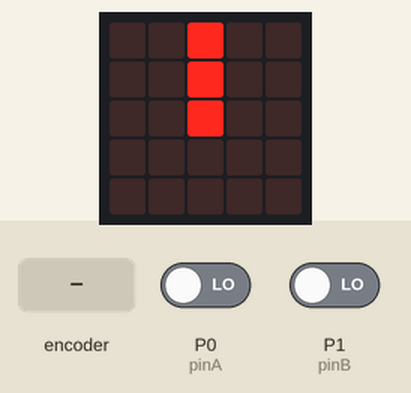
Simulated run of this program. Board: BBC micro:bit running MicroPython. Parts: the board's 5×5 LED display. Inputs (shaded band) come from the test bench; at power-on: P0 (pinA) LOW, P1 (pinB) LOW.

Above: at 1.2 s.
1.3 s: rotary encoder on P0 (pinA) / P1 (pinB) turned 3 steps (first pin leading)
At 1.42 s:
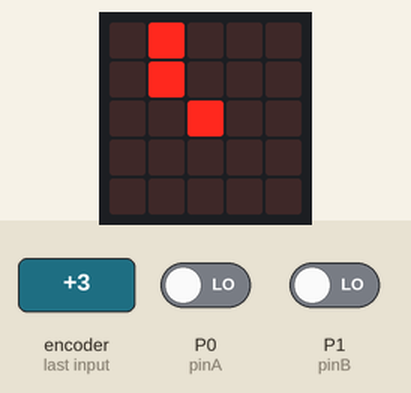
At 2.8 s:
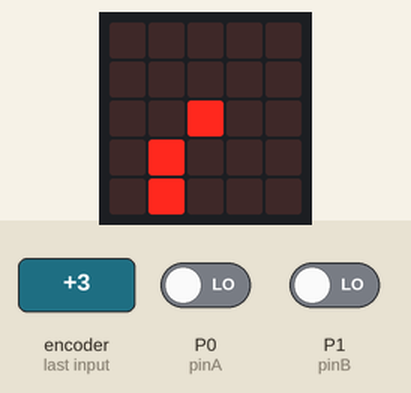
3.4 s: rotary encoder on P0 (pinA) / P1 (pinB) turned 3 steps (first pin leading)
At 4.4 s:
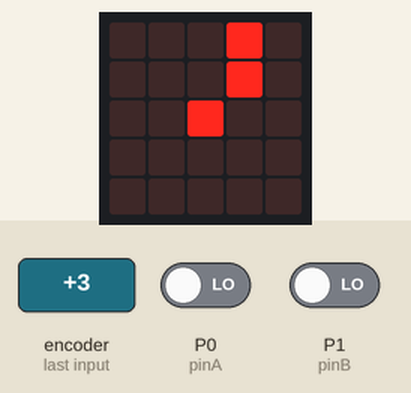
Timing chart, 0 to 6.4 s (numbered marks = the images above; inputs shaded):
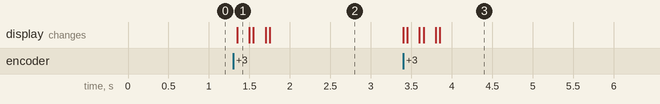

The program:

clock.py
```python
from microbit import *

# Lista de imágenes del reloj
clock_images = [
    Image.CLOCK12,Image.CLOCK11, Image.CLOCK10, Image.CLOCK9, Image.CLOCK8, Image.CLOCK7,
    Image.CLOCK6, Image.CLOCK5, Image.CLOCK4, Image.CLOCK3, Image.CLOCK2, Image.CLOCK1
]

NUM_POSITIONS = len(clock_images)
position = 0  # Posición inicial (0–10)

# Pines del encoder (ajusta según tu conexión)
pinA = pin0
pinB = pin1

# Estado anterior de A
lastA = pinA.read_digital()

display.show(clock_images[position])

while True:
    # Leer pin A actual
    currentA = pinA.read_digital()

    # Detectar flanco (cuando A cambia)
    if currentA != lastA:
        # Verificar dirección según el estado de B
        if pinB.read_digital() != currentA:
            # Giro horario (derecha)
            position = (position + 1) % NUM_POSITIONS
        else:
            # Giro antihorario (izquierda)
            position = (position - 1) % NUM_POSITIONS

        display.show(clock_images[position])
        sleep(10)  # Pequeño debounce

    lastA = currentA


    sleep(1)
```

Measured:
- after the input at 1.3 s, the display: changes after 0.05 s (image 1)
- after the input at 3.4 s, the display: first changes at once (image 3 shows a later state)
